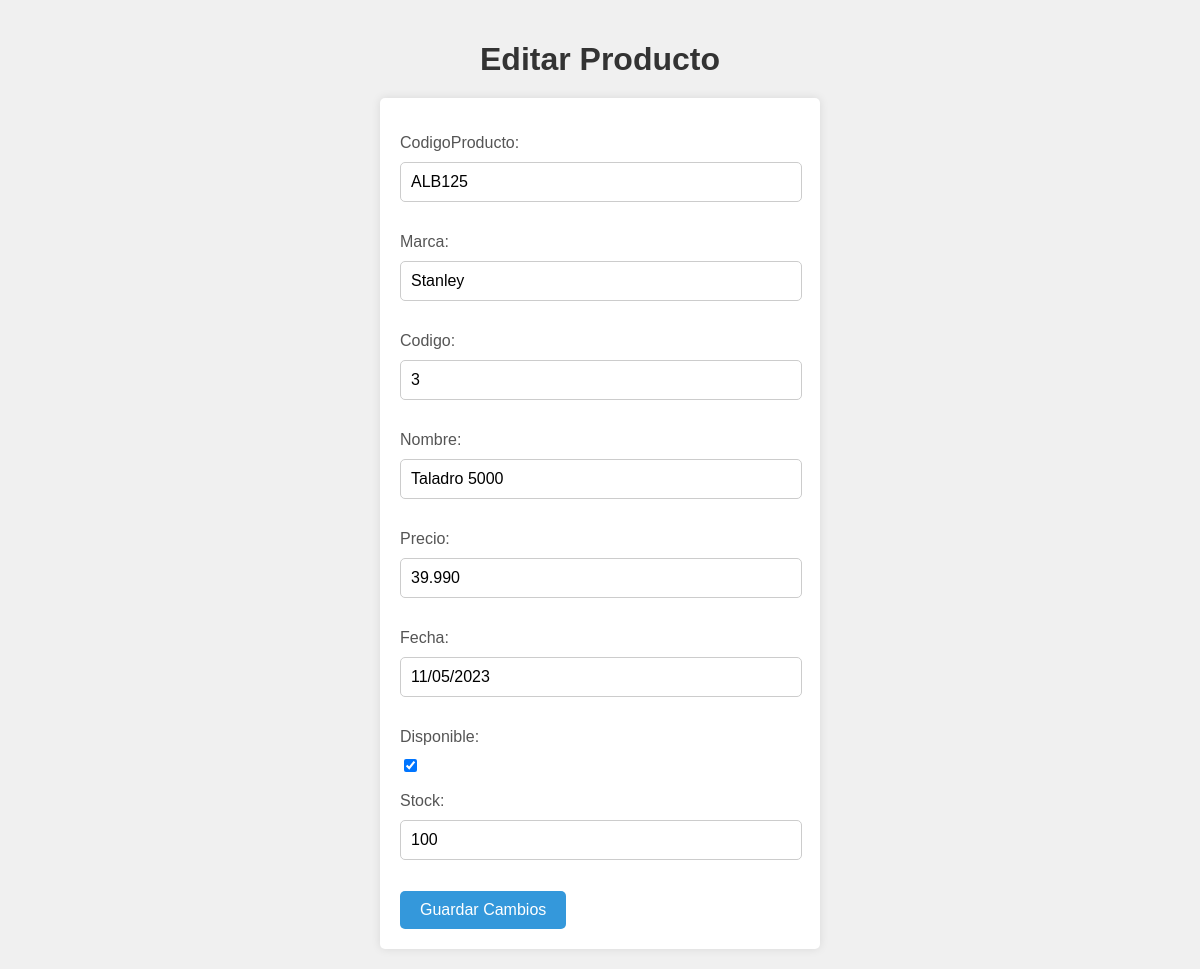
/editar_producto/3/, run on the app's committed database.
### api/models.py (models this page shows)
class Producto (models.Model):
    codigoProducto = models.CharField(max_length=100)
    marca = models.CharField(max_length=20)
    codigo = models.CharField(max_length=10)
    nombre = models.CharField(max_length=100)
    precio = models.CharField(max_length=10)
    fecha = models.CharField(max_length=10)
    disponible = models.BooleanField(default=False)
    stock = models.IntegerField(default=0)

### api/views.py (the view)
# urls.py: path('editar_producto/<int:pk>/', views.editar_producto, name='editar_producto'),
def editar_producto(request, pk):
    producto = get_object_or_404(Producto, pk=pk)
    if request.method == 'POST':
        form = ProductoForm(request.POST, instance=producto)
        if form.is_valid():
            form.save()
            return redirect('listar_productos')
    else:
        form = ProductoForm(instance=producto)
    return render(request, 'editar_producto.html', {'form': form})

### api/forms.py
class ProductoForm(forms.ModelForm):
    class Meta:
        model = Producto
        fields = '__all__'

### api/templates/editar_producto.html (shortened to what this page needs)
<!DOCTYPE html>
<html lang="en">
<head>
</head>
<body>
    <h1>Editar Producto</h1>
    <form method="post">
        {{ form.as_p }}
        <button type="submit">Guardar Cambios</button>
    </form>
</body>
</html>

### api/templates/editar_producto.html (style rules this page uses)
body { font-family: Arial, sans-serif; background-color: #f0f0f0; padding: 20px; margin: 0; display: flex; flex-direction: column; align-items: center; }
h1 { color: #333; margin-bottom: 20px; }
form { width: 100%; max-width: 400px; background-color: #fff; padding: 20px; border-radius: 5px; box-shadow: 0 0 10px rgba(0,0,0,0.1); }
form label { display: block; margin-bottom: 10px; color: #555; }
form input[type="text"], form input[type="number"] { width: calc(100% - 20px); padding: 10px; margin-bottom: 15px; border: 1px solid #ccc; border-radius: 5px; font-size: 16px; }
form button[type="submit"] { padding: 10px 20px; background-color: #3498db; color: white; border: none; border-radius: 5px; cursor: pointer; font-size: 16px; transition: background-color 0.3s ease; }

### data on the page
Producto: codigoProducto "ALB125", marca "Stanley", codigo "3", nombre "Taladro 5000", precio "39.990", fecha "11/05/2023", disponible "☑", stock "100"
